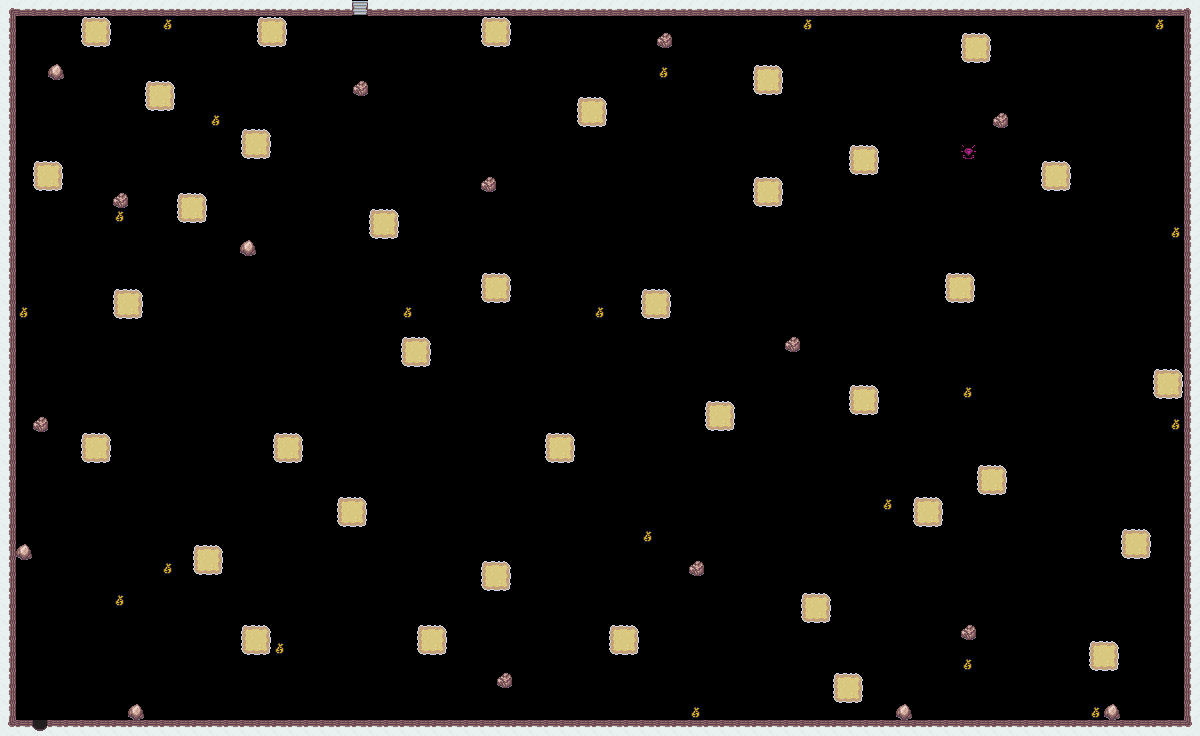

This game map was drawn from its Tiled (.tmx) file and the tilesets committed beside it. A one-line description and the trimmed map source follow:
An orthogonal 75x46 tile map with 16x16 px tiles, 1 tile layer (Tile Layer 1).

<map version="1.2" tiledversion="1.2.4" orientation="orthogonal" renderorder="right-down" width="75" height="46" tilewidth="16" tileheight="16" infinite="0" nextlayerid="2" nextobjectid="1">
 <tileset firstgid="1" name="Basic" tilewidth="16" tileheight="16" tilecount="37" columns="0">
  <grid orientation="orthogonal" width="1" height="1" />
  <tile id="1" type="Solid">
   <image width="16" height="16" source="../images/rock1.png" />
  </tile>
  <tile id="2" type="Solid">
   <properties>
    <property name="lifePoints" type="int" value="3" />
   </properties>
   <image width="16" height="16" source="../images/rock_breakable.png" />
  </tile>
  <tile id="4" type="Solid">
   <image width="16" height="16" source="../images/wall2-2.png" />
  </tile>
  <tile id="7" type="Hurdle">
   <properties>
    <property name="jumpDirection" type="int" value="1" />
   </properties>
   <image width="16" height="16" source="../images/hurdle-1.png" />
  </tile>
  <tile id="8" type="Hurdle">
   <properties>
    <property name="jumpDirection" type="int" value="2" />
   </properties>
   <image width="16" height="16" source="../images/hurdle-2.png" />
  </tile>
  <tile id="9" type="Hurdle">
   <properties>
    <property name="jumpDirection" type="int" value="3" />
   </properties>
   <image width="16" height="16" source="../images/hurdle-3.png" />
  </tile>
  <tile id="10" type="Hurdle">
   <properties>
    <property name="jumpDirection" type="int" value="4" />
   </properties>
   <image width="16" height="16" source="../images/hurdle-4.png" />
  </tile>
  <tile id="13" type="Modifier">
   <properties>
    <property name="moneyDelta" type="int" value="5" />
   </properties>
   <image width="16" height="16" source="../images/money.png" />
  </tile>
  <tile id="24" type="Door">
   <properties>
    <property name="roomId" type="int" value="40" />
   </properties>
   <image width="16" height="16" source="../images/stairs.png" />
  </tile>
  <tile id="32" type="Start">
   <properties>
    <property name="orientation" type="int" value="2" />
    <property name="roomId" type="int" value="35" />
   </properties>
   <image width="16" height="16" source="../images/start-1.png" />
  </tile>
  <tile id="33" type="Start">
   <properties>
    <property name="orientation" type="int" value="1" />
    <property name="roomId" type="int" value="40" />
   </properties>
   <image width="16" height="16" source="../images/start-2.png" />
  </tile>
  <tile id="40" type="Ground">
   <image width="16" height="16" source="../images/ground-1.png" />
  </tile>
  <tile id="41" type="Ground">
   <image width="16" height="16" source="../images/ground-2.png" />
  </tile>
  <tile id="42" type="Ground">
   <image width="16" height="16" source="../images/ground-3.png" />
  </tile>
  <tile id="43" type="Ground">
   <image width="16" height="16" source="../images/ground-4.png" />
  </tile>
  <tile id="44" type="Ground">
   <image width="16" height="16" source="../images/ground-5.png" />
  </tile>
  <tile id="45" type="Ground">
   <image width="16" height="16" source="../images/ground-6.png" />
  </tile>
  <tile id="46" type="Ground">
   <image width="16" height="16" source="../images/ground-7.png" />
  </tile>
  <tile id="47" type="Ground">
   <image width="16" height="16" source="../images/ground-8.png" />
  </tile>
  <tile id="48" type="Ground">
   <image width="16" height="16" source="../images/ground-9.png" />
  </tile>
  <tile id="49" type="Ground">
   <image width="16" height="16" source="../images/ground-10.png" />
  </tile>
  <tile id="50" type="Ground">
   <image width="16" height="16" source="../images/ground-11.png" />
  </tile>
  <tile id="51" type="Ground">
   <image width="16" height="16" source="../images/ground-12.png" />
  </tile>
  <tile id="52" type="Ground">
   <image width="16" height="16" source="../images/ground-13.png" />
  </tile>
  <tile id="53" type="Solid">
   <image width="16" height="16" source="../images/ground2.png" />
  </tile>
  <tile id="55" type="Solid">
   <image width="16" height="16" source="../images/wall2-3.png" />
  </tile>
  <tile id="56" type="Solid">
   <image width="16" height="16" source="../images/wall2-4.png" />
  </tile>
  <tile id="57" type="Solid">
   <image width="16" height="16" source="../images/wall2-5.png" />
  </tile>
  <tile id="59" type="Solid">
   <image width="16" height="16" source="../images/wall2-6.png" />
  </tile>
  <tile id="60" type="Solid">
   <image width="16" height="16" source="../images/wall2-7.png" />
  </tile>
  <tile id="61" type="Solid">
   <image width="16" height="16" source="../images/wall2-8.png" />
  </tile>
  <tile id="62" type="Solid">
   <image width="16" height="16" source="../images/wall2-9.png" />
  </tile>
  <tile id="63" type="Door">
   <properties>
    <property name="roomId" type="int" value="35" />
   </properties>
   <image width="16" height="16" source="../images/door1-4.png" />
  </tile>
  <tile id="64" type="Modifier">
   <properties>
    <property name="moneyDelta" type="int" value="10" />
   </properties>
   <image width="16" height="16" source="../images/money.png" />
  </tile>
  <tile id="65" type="Solid">
   <properties>
    <property name="lifePoints" type="int" value="7" />
   </properties>
   <image width="16" height="16" source="../images/rock2.png" />
  </tile>
  <tile id="68" type="Solid">
   <image width="16" height="16" source="../images/rock2.png" />
  </tile>
  <tile id="69" type="Modifier">
   <properties>
    <property name="objectId" type="int" value="6" />
   </properties>
   <image width="16" height="16" source="../images/gem.png" />
  </tile>
 </tileset>
 <layer id="1" name="Tile Layer 1" width="75" height="46">
  <data>[3450 cells, 425 non-empty, 21 distinct tile ids]</data>
 </layer>
</map>
